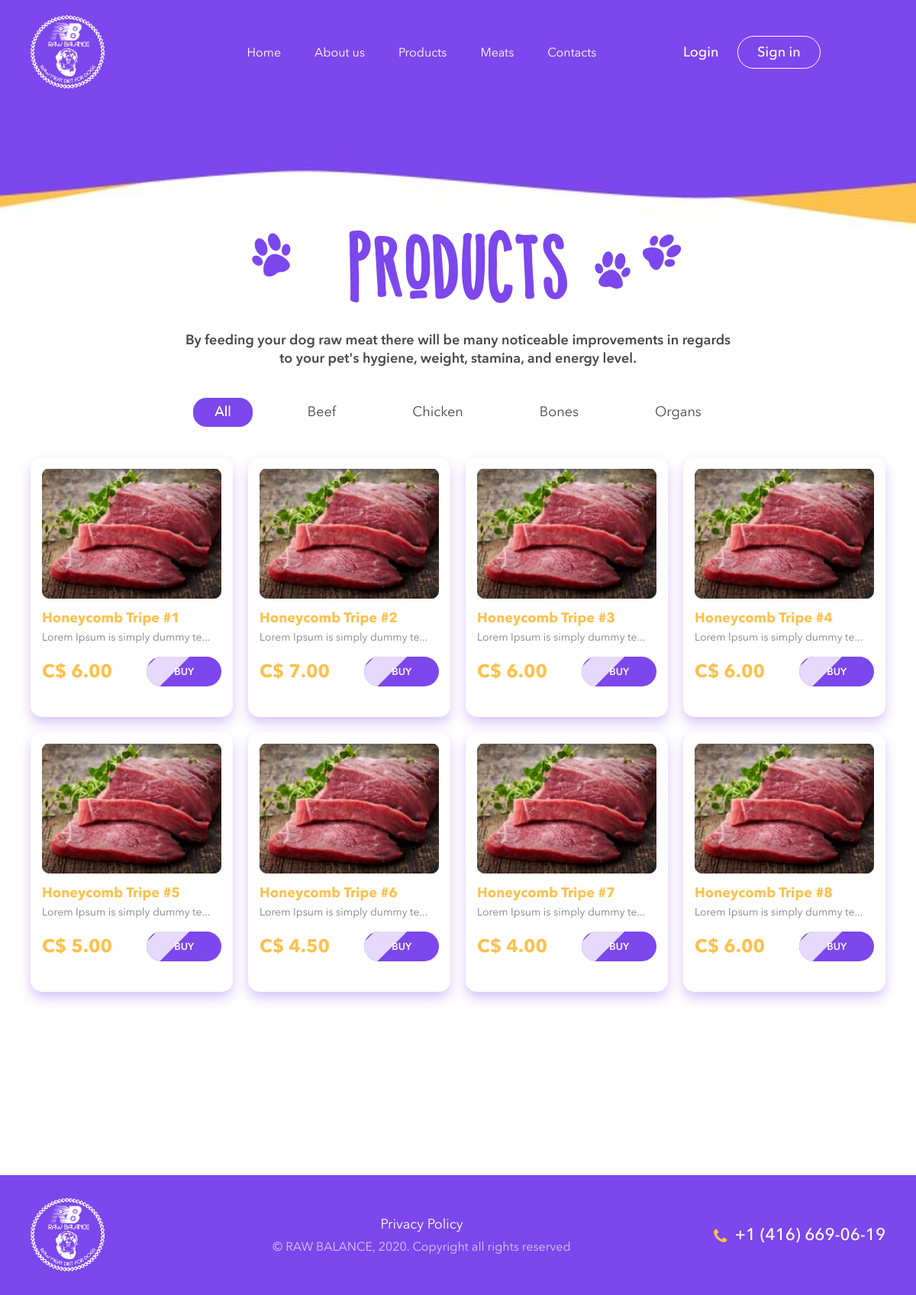
Screenshot of /products/ with the database file from the repository.
### main_app/models.py (models this page shows, shortened)
class Category(models.Model):
    name = models.CharField(max_length=100)
    def __str__(self):
        return self.name

class Product(models.Model):
    title = models.CharField(max_length=255)
    img = models.ImageField(upload_to=img_upload_function)
    description = models.TextField()
    price = models.DecimalField(max_digits=7, decimal_places=2)
    categoty = models.ForeignKey(Category, related_name='products', on_delete=models.CASCADE)

### main_app/views.py (the view)
# urls.py: path('products/', ProductsTemplateView.as_view(), name='products'),
class ProductsTemplateView(ListView):
    template_name = 'main/products.html'
    context_object_name = 'products'
    model = Product
    def get_context_data(self, *, object_list=None, **kwargs):
        context = super().get_context_data(object_list=object_list, **kwargs)
        context['categories'] = Category.objects.all()
        return context

### main_app/templates/main/products.html (shortened to what this page needs)
{% load static %}
<!DOCTYPE html>
<html lang="ru">
<head>
	<link rel="stylesheet" href="{% static 'css/app.min.css' %}">
</head>
<body class="inside-page">
	<div class="wrapper">
		<main class="main__content">
			<div class="top__line">
				<div class="container">
					<div class="row align-items-center">
						<div class="col-lg-2 col-4">
							<a href="/" class="top__line-brand">
								<picture>
									<source srcset="{% static 'images/dest/logo.webp' %}"   type="image/webp">
										<source srcset="{% static 'images/dest/logo.png' %}" type="image/png">
										<img src="{% static 'images/dest/logo.png' %}" alt="Raw Balance">
								</picture>
							</a>
						</div>
						<div class="col-lg-7 col-8">
							<nav class="top__line-nav d-lg-block d-none">
								<ul class="nav">
									<li class="nav__li"><a href="{% url 'main' %}" class="nav__link">Home</a></li>
									<li class="nav__li"><a href="{% url 'about' %}" class="nav__link">About us</a></li>
									<li class="nav__li"><a href="{% url 'products' %}" class="nav__link">Products</a></li>
									<li class="nav__li"><a href="#" class="nav__link">Meats</a></li>
									<li class="nav__li"><a href="{% url 'contacts' %}" class="nav__link">Contacts</a></li>
								</ul>
							</nav>
						</div>
						<div class="col-lg-3 d-lg-flex d-none">
							<ul class="top__line-account d-lg-flex d-none">
								{% if user.is_authenticated %}
									<li class="account__li"><a href="{% url 'logout' %}" class="account__link">Logout</a></li>
								{% else %}
									<li class="account__li"><a href="{% url 'login' %}" class="account__link">Login</a></li>
									<li class="account__li btn-border"><a href="{% url 'registration' %}" class="account__link">Sign in</a></li>
								{% endif %}
							</ul>
						</div>
					</div>
				</div>
			</div>
			<div class="inside__wrapper products">
				<div class="container">
					<div class="row">
						<div class="col-12">
							<h2>Products</h2>
						</div>
					</div>
				</div>
				<section class="section s-products">
					<div class="container">
						<div class="row">
							<div class="col-lg-12">
								<div class="products__top">
									<p class="products__top-desc">By feeding your dog raw meat there will be many noticeable
										improvements in
										regards<br> to your pet's hygiene, weight, stamina, and energy level.</p>
									<ul class="products__top-filter">
										<li class="filter__list active" data-filter="all">All</li>
										{% for category in categories %}
										<li class="filter__list" data-filter="{{ category.name }}">{{ category.name }}</li>
										{% endfor %}
									</ul>
								</div>
							</div>
						</div>
						<div class="products__wrapper">
							<div class="row">
							{% for product in products %}
								<div class="col-lg-3">
									<div class="products__items" data-cat="{{ product.categoty }}">
										<div class="products__items-img">
											<img src="{{ product.img.url }}" alt="Honeycomb Tripe">
										</div>
										<h4 class="products__items-title"><a href="{% url 'product-detail' product.id %}">{{ product.title }}</a></h4>
										<p class="products__items-desc">{{ product.description|slice:':30' }}...</p>
										<div class="products__items-bottom">
											<div class="price">C$ {{ product.price }}</div>
											<a href="{% url 'ordering_process' product.id %}" class="btn">Buy</a>
										</div>
									</div>
								</div>
							{% endfor %}
							</div>
						</div>
					</div>
				</section>
			</div>
		</main>
		<footer class="main__footer">
			<div class="footer__line">
				<div class="container">
					<div class="row align-items-center">
						<div class="col-lg-2">
							<a href="#" class="brand">
								<picture>
									<source srcset="{% static 'images/dest/logo.webp' %}" type="image/webp">
									<source srcset="{% static 'images/dest/logo.png' %}" type="image/png">
									<img src="{% static 'images/dest/logo.png' %}" alt="RawBalance">
								</picture>
							</a>
						</div>
						<div class="col-lg-7">
							<div class="footer__line-center">
								<div class="footer__line-link">
									<a href="#">Privacy Policy</a>
								</div>
								<div class="footer__line-copy">© RAW BALANCE, 2020. Copyright all rights reserved</div>
							</div>
						</div>
						<div class="col-lg-3">
							<div class="footer__line-right">
								<div class="footer__line-phone">
									<a href="tel:"><i class="fa fa-phone"></i>+1 (416) 669-06-19</a>
								</div>
							</div>
						</div>
					</div>
				</div>
			</div>
		</footer>
	</div>
</body>
</html>

### rows the page displays
Category: name "Beef"
Category: name "Chicken"
Category: name "Bones"
Category: name "Organs"
Product: img (picture), title "Honeycomb Tripe #1", description "Lorem Ipsum is simply dummy te", price "6.00"
Product: img (picture), title "Honeycomb Tripe #2", description "Lorem Ipsum is simply dummy te", price "7.00"
Product: img (picture), title "Honeycomb Tripe #3", description "Lorem Ipsum is simply dummy te", price "6.00"
Product: img (picture), title "Honeycomb Tripe #4", description "Lorem Ipsum is simply dummy te", price "6.00"
Product: img (picture), title "Honeycomb Tripe #5", description "Lorem Ipsum is simply dummy te", price "5.00"
Product: img (picture), title "Honeycomb Tripe #6", description "Lorem Ipsum is simply dummy te", price "4.50"
Product: img (picture), title "Honeycomb Tripe #7", description "Lorem Ipsum is simply dummy te", price "4.00"
Product: img (picture), title "Honeycomb Tripe #8", description "Lorem Ipsum is simply dummy te", price "6.00"
